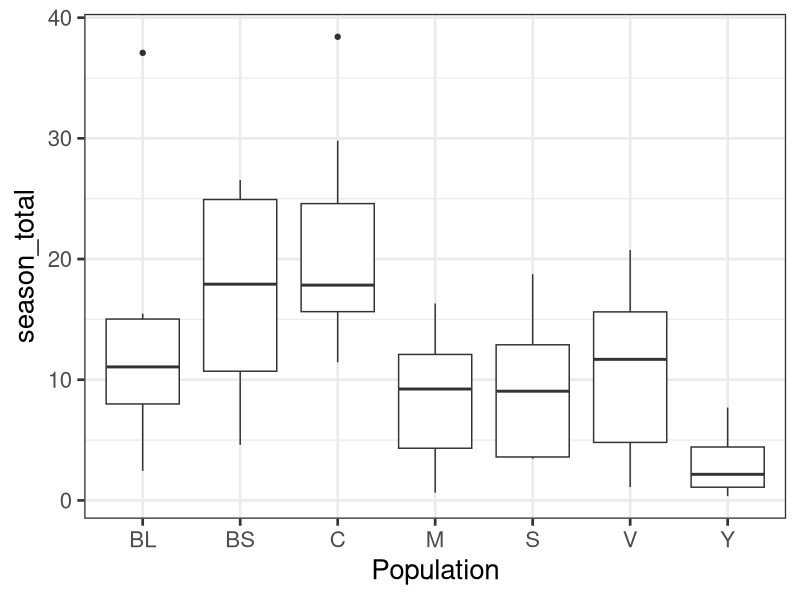
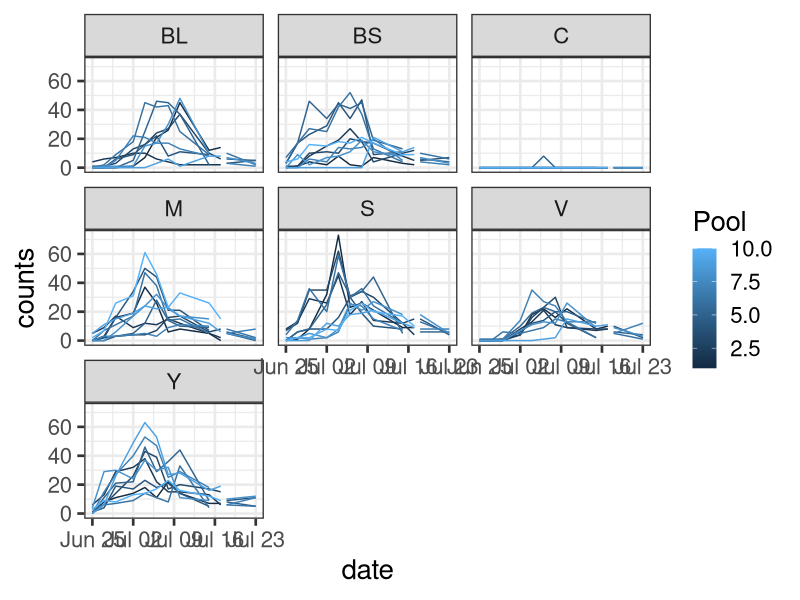
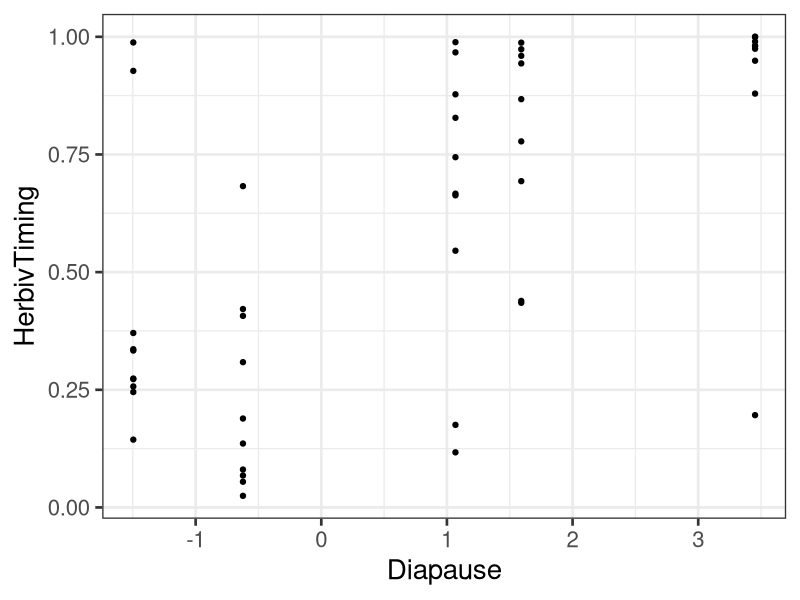

Write R code to recreate these figures, in order.
# preliminary analysis

library(tidyverse)
library(lubridate)
library(viridis)
library(readxl)
library(lme4)
theme_set(theme_bw(base_size = 20)) 

photoperiod <- function(lat, doy, p = 1.5){
  theta <- 0.2163108 + 
    2 * atan(0.9671396 * tan(0.00860 * (doy - 186)))
  phi <- asin(0.39795 * cos(theta))
  D <- 24 - (24 / pi) * acos(
    (sin(p * pi / 180) + sin(lat * pi / 180) * sin(phi))/
      (cos(lat * pi / 180) * cos(phi))
  )
}


# from uspest.org 2018 weather data
gdd <- read.csv("data/gdd2018.txt", row.names=NULL, sep="")
names(gdd) <- c("month", "day", "tmax", "tmin", "precip", "degdays", "accumdd")
gdd$date <- lubridate::mdy(paste(gdd$month, gdd$day, 2018, sep = "-"))
gdd$daylength <- photoperiod(44.5646, lubridate::yday(gdd$date), p = 1.5)

dat <- readxl::read_xlsx("data/CommonGarden_Flowers.xlsx", na = "NA")
flowermass <- dat %>% 
  group_by(Population, Pool) %>% 
  summarise(season_total = sum(FlowerMass, na.rm = TRUE))

# basic plot of mean flower mass by population
boxplt <- ggplot(flowermass, aes(x = Population, y = season_total)) +
  geom_boxplot()
boxplt

# extract explanatory variables from other datasets
dat <- readxl::read_xlsx("data/CommonGarden_Setup.xlsx", na = "NA")
controlvars <- dat %>% 
  group_by(Population, Pool) %>% 
  mutate(Aphids = (Aphid_July15 + Aphid_July2) / 2,
         Senescence = (PlantSenescence_Aug14 + PlantSenescence_July29) / 2,
         Regrowth = (PlantRegrowth_Oct16 + PlantRegrowth_Sept28) / 2)

dat <- readxl::read_xlsx("data/CommonGarden_F1_AdultCounts.xlsx", na = "NA")
names(dat)[4:15] <- paste0("x", names(dat[4:15]))
counts <- dat %>% 
  gather(key = date, value = counts, x43276:x43304) %>% 
  mutate(date = as.Date(as.numeric(sub(pattern = "x", replacement = "", x = date, fixed = TRUE)),
                        origin = "1899-12-30")) %>% 
  filter(Pool != "ALL") %>% 
  mutate(Pool = as.numeric(as.character(Pool)))

# notice spikes/drops after the redistribution when beetles collected for diapause tests
# different pools mixed at that point
tsplt <- ggplot(counts, aes(x = date, y = counts, group = Pool, color = Pool)) +
  geom_path() +
  facet_wrap(~Population)
tsplt

redistrib <- data.frame(Population = unique(counts$Population),
                        date_redistrib = c("2018-07-10", "2018-07-09",
                                           NA, "2018-07-07", "2018-07-05",
                                           "2018-07-09", "2018-07-06")) %>% 
  mutate(date_redistrib = as.Date(date_redistrib))

f1counts <- left_join(counts, redistrib) %>% 
  filter(date <= date_redistrib) %>% 
  group_by(Population, Pool) %>% 
  summarise(F1counts = sum(counts, na.rm = TRUE))

# F2 adults removed as counted
dat <- readxl::read_xlsx("data/CommonGarden_F2_AdultRemoval.xlsx", na = "NA")
names(dat)[3:9] <- paste0("x", names(dat[3:9]))
removal <- dat %>% 
  gather(key = date, value = counts, x43326:x43371) %>% 
  mutate(date = as.Date(as.numeric(sub(pattern = "x", replacement = "", x = date, fixed = TRUE)),
                        origin = "1899-12-30")) %>% 
  filter(Pool != "ALL") %>% 
  mutate(Pool = as.numeric(as.character(Pool))) %>% 
  group_by(Population, Pool) %>% 
  summarise(F2counts = sum(counts, na.rm = TRUE))

# F1 diapause proportion for each population
dat <- readxl::read_xlsx("data/CommonGarden_F1_Diapause.xlsx", na = "NA")
diapause <- dat %>% 
  filter(Pool != "ALL") %>% 
  mutate(Pool = as.numeric(as.character(Pool)),
         Total = Diapause + Feeder + Repro_female,
         Perc_diap = Diapause / Total,
         PotID = paste(Population, Pool, sep = "_"),
         Date = as.Date(Date)) %>% 
  filter(Total > 0) %>% 
  left_join(f1counts) %>% 
  left_join(controlvars) %>% 
  left_join(gdd, by = c("Date" = "date")) %>% 
  mutate(elapsed_degdays = accumdd - StartAccumDD,
         zF1counts = scale(F1counts),
         zPlantSize = scale(TotalStemHeight),
         zAphids = scale(Aphids))

moddiap <- glmer(Perc_diap ~ zF1counts + zPlantSize
                  + zAphids
                 + (1 | Population)
                 + (1|Pool), weights = Total, 
                 family = binomial(link = "logit"), data = diapause)
summary(moddiap)

popdiap <- ranef(moddiap)$Population
popdiap$Population <- row.names(popdiap)
names(popdiap)[1] <- "Diapause"

preddf <- data.frame(zF1counts = 0,
                            zPlantSize = 0,
                              zAphids = 0,
                              Population = c("BL", "BS", "M", "S", "V", "Y"),
                              Pool = NA)
preddf$pred <- predict(moddiap, newdata = preddf, re.form = ~(1 | Population), type = "response")

# can diapause differences be partially explained by temperature?
diaptemp <- gdd %>% 
  filter(month == 7, day <= 14) %>% 
  summarise(meantemp = mean((tmax + tmin)/2))


moddat <- controlvars %>% 
  left_join(flowermass) %>% 
  left_join(f1counts) %>% 
  left_join(removal) %>% 
  left_join(popdiap) %>% 
  ungroup() %>% 
  mutate(PotID = paste(Population, Pool, sep = "_"),
         TotalCounts = F1counts + F2counts,
         HerbivTiming = F1counts / TotalCounts,
         zF1 = scale(F1counts),
         zF2 = scale(F2counts),
         logF1 = log(F1counts + 1),
         logF2 = log(F2counts + 1),
         Pool = as.factor(Pool))
moddat$season_total[is.na(moddat$season_total)] <- 0
moddat$Control <- ifelse(moddat$Population == "C", "yes", "no")
moddat$logflower <- log(moddat$season_total + 1)

# control have more flowers
mod <- lmer(logflower ~ Control + 
              TotalStemHeight +
              Aphids +
              (1|Pool) + (1|Population), 
            # family = poisson(link = "log"), 
            data = moddat)
summary(mod)

# alternatively, 



trtdat <- moddat %>% filter(Population != 'C') %>% filter(Population != "V")
mod <- lmer(logflower ~ 
              (TotalCounts + HerbivTiming)^2 +
              (1|Pool), 
            # family = poisson(link = "log"), 
            data = trtdat)
summary(mod)
mod <- lmer(logflower ~ 
              (zF1 + zF2)^2 +
               (1|Population), 
            # family = poisson(link = "log"), 
            data = trtdat)
mod <- lmer(logflower ~ 
              (logF1 + logF2)^2 +
              (1|Population), 
            # family = poisson(link = "log"), 
            data = trtdat)
summary(mod)

# what about quasipoisson?
mod <- glm(season_total ~ 
             Population - 1 +
             TotalCounts * HerbivTiming, 
           family = quasipoisson(link = "log"),
           data = trtdat)
summary(mod)

ggplot(trtdat, aes(x = Diapause, y = HerbivTiming)) +
  geom_point()
